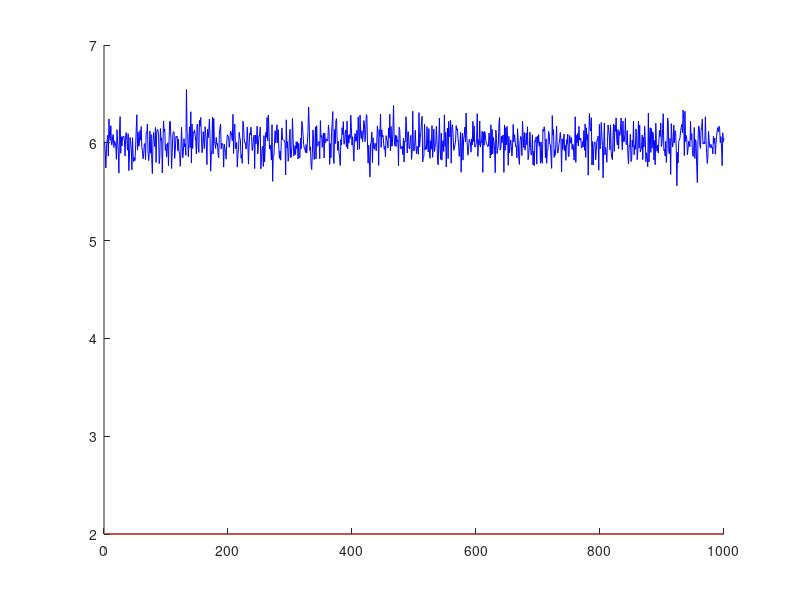
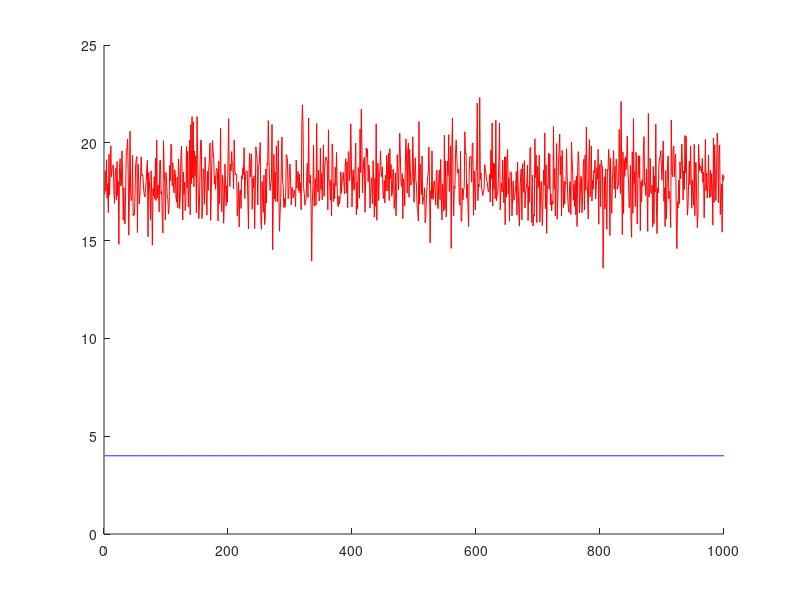
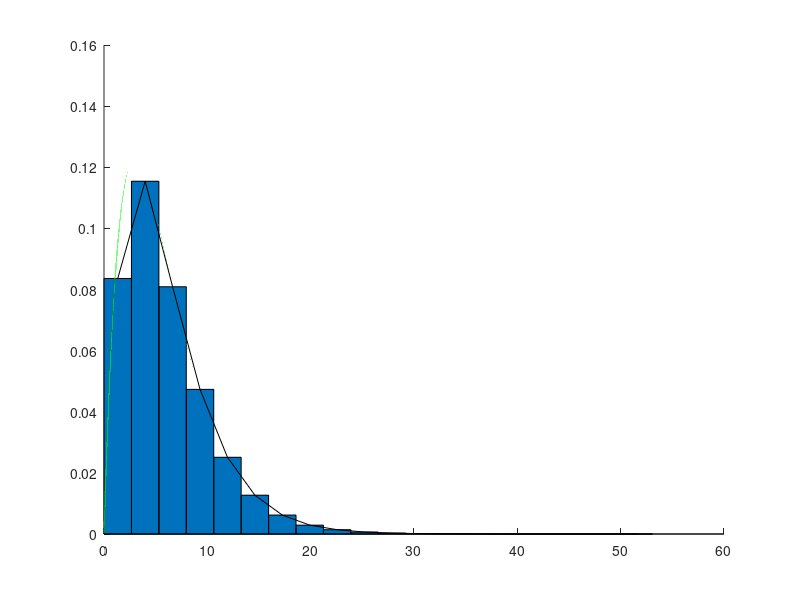
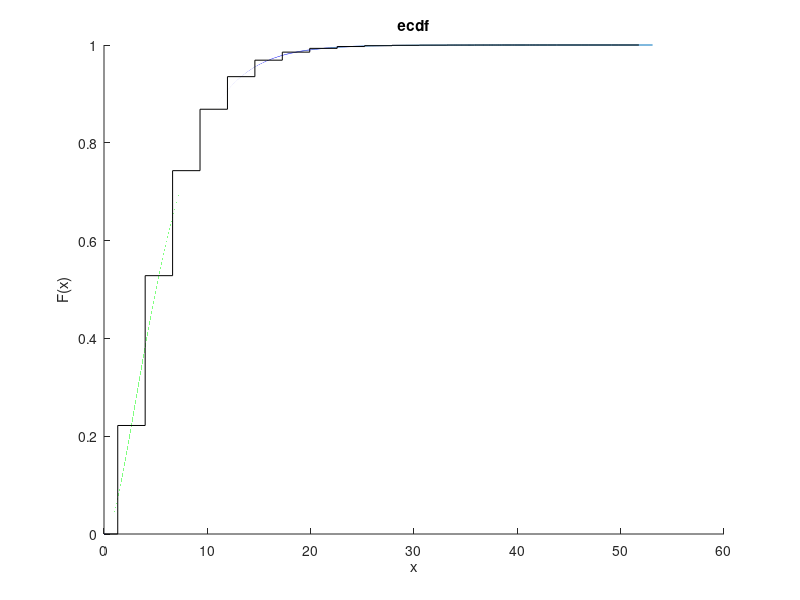

MATLAB code to generate these figures, in order:


clear
clc
f1=figure;
f2=figure;

%-----Пункт 1------ (+)
N=1000000;
a = 2;
b = 3;
X=random('Gamma', a, b, N, 1);

%-----Пункт 2------

%-----2.1------(+)
x_min=min(X);
x_max=max(X);
mx_mid=mean(X);%среднее мат ожидание для выборки Х (:) из массива делает вектор
vx_mid=var(X); %средняя дисперсия для выборки Х
vx_mid_ispr=vx_mid*N/(N-1); %средняя исправленная дисперсия для выборки Х
sredn_otrl=std(X);%среднее кв отклонение для выборки Х

%-----2.2------(+)
[mx_teor,vx_teor] = chi2stat(2); %теоретич мат ожидание и дисперсия

%-----2.3------(+)
%N=10
NN1=1000;
M=1000;
sredn_mx=0;
sredn_vx=0;
for l=1:M %цикл от1 до M
    xx1=random('Gamma', a, b, NN1, 1);%генерация выборки
    mx_mid_n10(l)=mean(xx1);
    vx_mid_ispr_n10(l)=var(xx1)*NN1/(NN1-1);
    x_1(l)=l;
    y_1_mx_teor(l)=mx_teor;
    y_1_vx_teor(l)=vx_teor;
    sredn_mx=sredn_mx+mx_mid_n10(l);
    sredn_vx=sredn_vx+vx_mid_ispr_n10(l);
end

figure(f1);
hold all;
plot(mx_mid_n10,'blue');
plot(x_1,y_1_mx_teor,'red');
figure(f2);
hold all;
plot(vx_mid_ispr_n10,'red');
plot(x_1,y_1_vx_teor,'blue');

%-----2.4------(+)
sredn_mx=sredn_mx/M;
sredn_vx=sredn_vx/M;

%-----Пункт 3------(+)
figure;
hold all;
r=floor(log2(N))+1;%целая часть количество интервалов
h=(x_max-x_min)/r;% длина интервалов
for i=1:r+1 %цикл от1 до r+1
    z(i)=x_min+(i-1)*h;% массив из границ интервалов
end
z1=z+(h/2);%середины интервалов полученные из из границ интервалов
z2=z1(1:r);%середины интервалов без лишнего z2-копия z1 от 1 до r
u = hist(X,z2);%u-стал массивом частот для каждого интервала, середины которых в z2
bar(z2,u/(h*N),1);% гистограмма относительных частот
h1=(x_max-x_min)/N;
for j=1:N %цикл от1 до N
    xx(j)=x_min+(j-1)*h1;% массив из N точек от мин до макс-а
end
f=pdf('Gamma', xx, a, b);
plot(xx,f,'green');
plot(z2,u/(h*N),'black'); %полигон относительных частот, точкам из z2 ставится частоты из u деленые на(h*N)


%-----Пункт 4------(+)
mx_mid_group=0;
vx_mid_group=0;
for k=1:r
    mx_mid_group=mx_mid_group+u(k)*z2(k);
end
mx_mid_group=mx_mid_group/N;
for k=1:r
    vx_mid_group=vx_mid_group+u(k)*(z2(k)-mx_mid_group)*(z2(k)-mx_mid_group);
end
vx_mid_group=vx_mid_group/N;


%-----Пункт 5------(+)
figure;
hold all;
F_teor = cdf('Gamma', xx, a, b);
plot(xx,F_teor,'green');
ecdf(X);% "Эмпирическая по негруппированным
uu(1)=0;
z3(1)=0;
for i=1:r %цикл от1 до r+1
    uu(i+1)=uu(i)+u(i)/N;%
    z3(i+1)=z2(i);
end
stairs(z3,uu,"black");